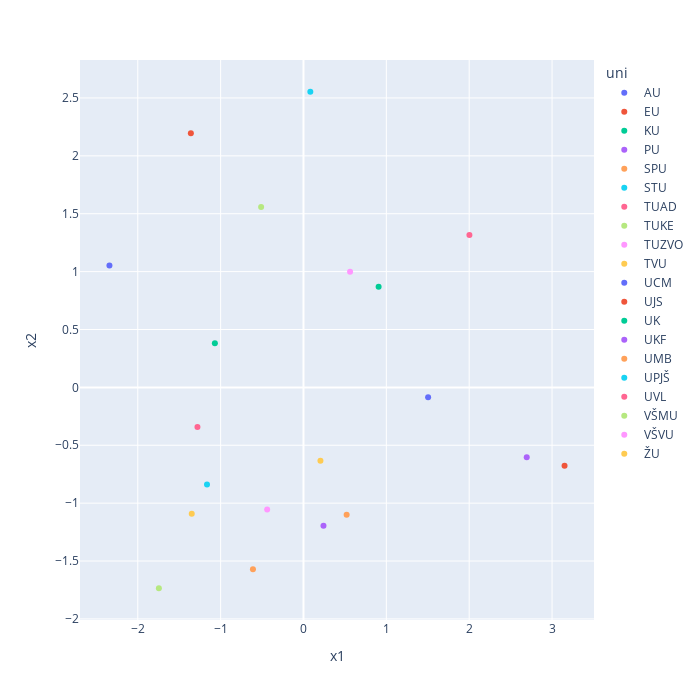

Notebook code cell kept with this figure:
### Code cell
px.scatter(df_pca, x="x1", y="x2", color='uni', height=700, width=700)

### Figure 1 — Plotly figure (JSON) as saved in the notebook; plotly's stock layout.template omitted (floating-point values rounded to 4 significant figures)
{"data": [{"hovertemplate": "uni=AU<br>x1=%{x}<br>x2=%{y}<extra></extra>", "legendgroup": "AU", "marker": {"color": "#636efa", "symbol": "circle"}, "mode": "markers", "name": "AU", "orientation": "v", "showlegend": true, "type": "scatter", "x": [-2.342], "xaxis": "x", "y": [1.052], "yaxis": "y"}, {"hovertemplate": "uni=EU<br>x1=%{x}<br>x2=%{y}<extra></extra>", "legendgroup": "EU", "marker": {"color": "#EF553B", "symbol": "circle"}, "mode": "markers", "name": "EU", "orientation": "v", "showlegend": true, "type": "scatter", "x": [3.151], "xaxis": "x", "y": [-0.6765], "yaxis": "y"}, {"hovertemplate": "uni=KU<br>x1=%{x}<br>x2=%{y}<extra></extra>", "legendgroup": "KU", "marker": {"color": "#00cc96", "symbol": "circle"}, "mode": "markers", "name": "KU", "orientation": "v", "showlegend": true, "type": "scatter", "x": [-1.07], "xaxis": "x", "y": [0.3814], "yaxis": "y"}, {"hovertemplate": "uni=PU<br>x1=%{x}<br>x2=%{y}<extra></extra>", "legendgroup": "PU", "marker": {"color": "#ab63fa", "symbol": "circle"}, "mode": "markers", "name": "PU", "orientation": "v", "showlegend": true, "type": "scatter", "x": [2.694], "xaxis": "x", "y": [-0.6045], "yaxis": "y"}, {"hovertemplate": "uni=SPU<br>x1=%{x}<br>x2=%{y}<extra></extra>", "legendgroup": "SPU", "marker": {"color": "#FFA15A", "symbol": "circle"}, "mode": "markers", "name": "SPU", "orientation": "v", "showlegend": true, "type": "scatter", "x": [-0.61], "xaxis": "x", "y": [-1.572], "yaxis": "y"}, {"hovertemplate": "uni=STU<br>x1=%{x}<br>x2=%{y}<extra></extra>", "legendgroup": "STU", "marker": {"color": "#19d3f3", "symbol": "circle"}, "mode": "markers", "name": "STU", "orientation": "v", "showlegend": true, "type": "scatter", "x": [-1.165], "xaxis": "x", "y": [-0.8383], "yaxis": "y"}, {"hovertemplate": "uni=TUAD<br>x1=%{x}<br>x2=%{y}<extra></extra>", "legendgroup": "TUAD", "marker": {"color": "#FF6692", "symbol": "circle"}, "mode": "markers", "name": "TUAD", "orientation": "v", "showlegend": true, "type": "scatter", "x": [-1.28], "xaxis": "x", "y": [-0.3414], "yaxis": "y"}, {"hovertemplate": "uni=TUKE<br>x1=%{x}<br>x2=%{y}<extra></extra>", "legendgroup": "TUKE", "marker": {"color": "#B6E880", "symbol": "circle"}, "mode": "markers", "name": "TUKE", "orientation": "v", "showlegend": true, "type": "scatter", "x": [-1.746], "xaxis": "x", "y": [-1.735], "yaxis": "y"}, {"hovertemplate": "uni=TUZVO<br>x1=%{x}<br>x2=%{y}<extra></extra>", "legendgroup": "TUZVO", "marker": {"color": "#FF97FF", "symbol": "circle"}, "mode": "markers", "name": "TUZVO", "orientation": "v", "showlegend": true, "type": "scatter", "x": [-0.4384], "xaxis": "x", "y": [-1.056], "yaxis": "y"}, {"hovertemplate": "uni=TVU<br>x1=%{x}<br>x2=%{y}<extra></extra>", "legendgroup": "TVU", "marker": {"color": "#FECB52", "symbol": "circle"}, "mode": "markers", "name": "TVU", "orientation": "v", "showlegend": true, "type": "scatter", "x": [-1.349], "xaxis": "x", "y": [-1.091], "yaxis": "y"}, {"hovertemplate": "uni=UCM<br>x1=%{x}<br>x2=%{y}<extra></extra>", "legendgroup": "UCM", "marker": {"color": "#636efa", "symbol": "circle"}, "mode": "markers", "name": "UCM", "orientation": "v", "showlegend": true, "type": "scatter", "x": [1.504], "xaxis": "x", "y": [-0.08575], "yaxis": "y"}, {"hovertemplate": "uni=UJS<br>x1=%{x}<br>x2=%{y}<extra></extra>", "legendgroup": "UJS", "marker": {"color": "#EF553B", "symbol": "circle"}, "mode": "markers", "name": "UJS", "orientation": "v", "showlegend": true, "type": "scatter", "x": [-1.36], "xaxis": "x", "y": [2.196], "yaxis": "y"}, {"hovertemplate": "uni=UK<br>x1=%{x}<br>x2=%{y}<extra></extra>", "legendgroup": "UK", "marker": {"color": "#00cc96", "symbol": "circle"}, "mode": "markers", "name": "UK", "orientation": "v", "showlegend": true, "type": "scatter", "x": [0.9067], "xaxis": "x", "y": [0.8698], "yaxis": "y"}, {"hovertemplate": "uni=UKF<br>x1=%{x}<br>x2=%{y}<extra></extra>", "legendgroup": "UKF", "marker": {"color": "#ab63fa", "symbol": "circle"}, "mode": "markers", "name": "UKF", "orientation": "v", "showlegend": true, "type": "scatter", "x": [0.2411], "xaxis": "x", "y": [-1.195], "yaxis": "y"}, {"hovertemplate": "uni=UMB<br>x1=%{x}<br>x2=%{y}<extra></extra>", "legendgroup": "UMB", "marker": {"color": "#FFA15A", "symbol": "circle"}, "mode": "markers", "name": "UMB", "orientation": "v", "showlegend": true, "type": "scatter", "x": [0.5209], "xaxis": "x", "y": [-1.1], "yaxis": "y"}, {"hovertemplate": "uni=UPJŠ<br>x1=%{x}<br>x2=%{y}<extra></extra>", "legendgroup": "UPJŠ", "marker": {"color": "#19d3f3", "symbol": "circle"}, "mode": "markers", "name": "UPJŠ", "orientation": "v", "showlegend": true, "type": "scatter", "x": [0.08257], "xaxis": "x", "y": [2.554], "yaxis": "y"}, {"hovertemplate": "uni=UVL<br>x1=%{x}<br>x2=%{y}<extra></extra>", "legendgroup": "UVL", "marker": {"color": "#FF6692", "symbol": "circle"}, "mode": "markers", "name": "UVL", "orientation": "v", "showlegend": true, "type": "scatter", "x": [2.003], "xaxis": "x", "y": [1.317], "yaxis": "y"}, {"hovertemplate": "uni=VŠMU<br>x1=%{x}<br>x2=%{y}<extra></extra>", "legendgroup": "VŠMU", "marker": {"color": "#B6E880", "symbol": "circle"}, "mode": "markers", "name": "VŠMU", "orientation": "v", "showlegend": true, "type": "scatter", "x": [-0.5114], "xaxis": "x", "y": [1.558], "yaxis": "y"}, {"hovertemplate": "uni=VŠVU<br>x1=%{x}<br>x2=%{y}<extra></extra>", "legendgroup": "VŠVU", "marker": {"color": "#FF97FF", "symbol": "circle"}, "mode": "markers", "name": "VŠVU", "orientation": "v", "showlegend": true, "type": "scatter", "x": [0.5623], "xaxis": "x", "y": [0.9995], "yaxis": "y"}, {"hovertemplate": "uni=ŽU<br>x1=%{x}<br>x2=%{y}<extra></extra>", "legendgroup": "ŽU", "marker": {"color": "#FECB52", "symbol": "circle"}, "mode": "markers", "name": "ŽU", "orientation": "v", "showlegend": true, "type": "scatter", "x": [0.2045], "xaxis": "x", "y": [-0.6327], "yaxis": "y"}], "layout": {"height": 700, "legend": {"title": {"text": "uni"}, "tracegroupgap": 0}, "margin": {"t": 60}, "width": 700, "xaxis": {"anchor": "y", "domain": [0, 1], "title": {"text": "x1"}}, "yaxis": {"anchor": "x", "domain": [0, 1], "title": {"text": "x2"}}}}
